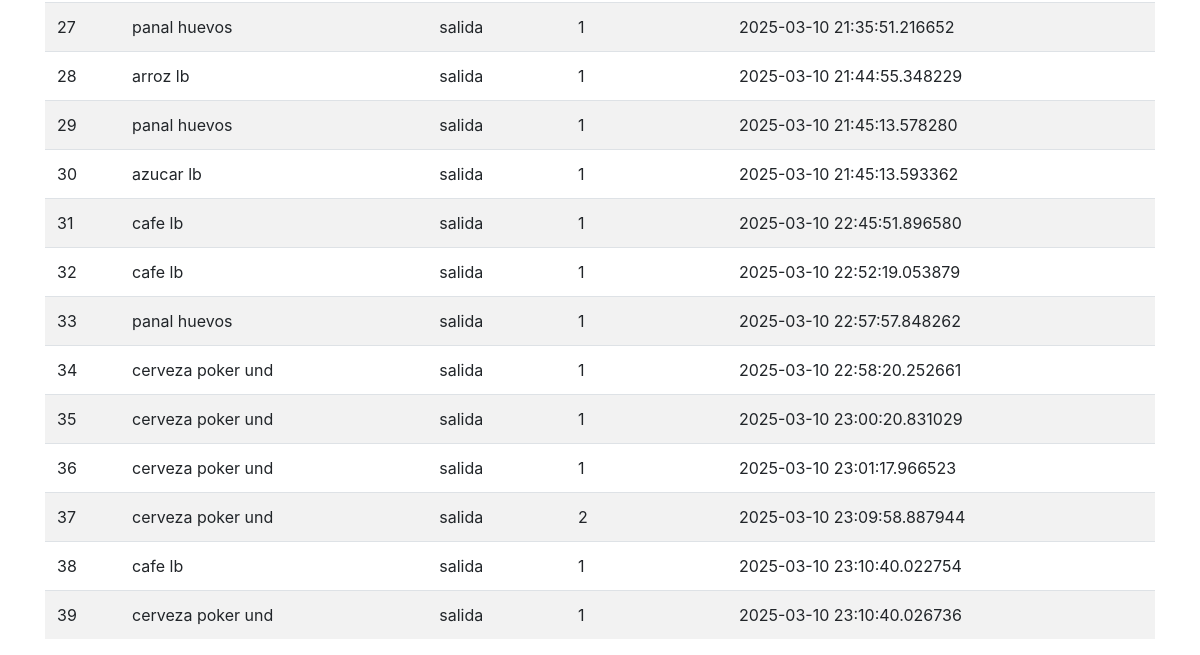
The app's page /movimientos (lower part), older data.
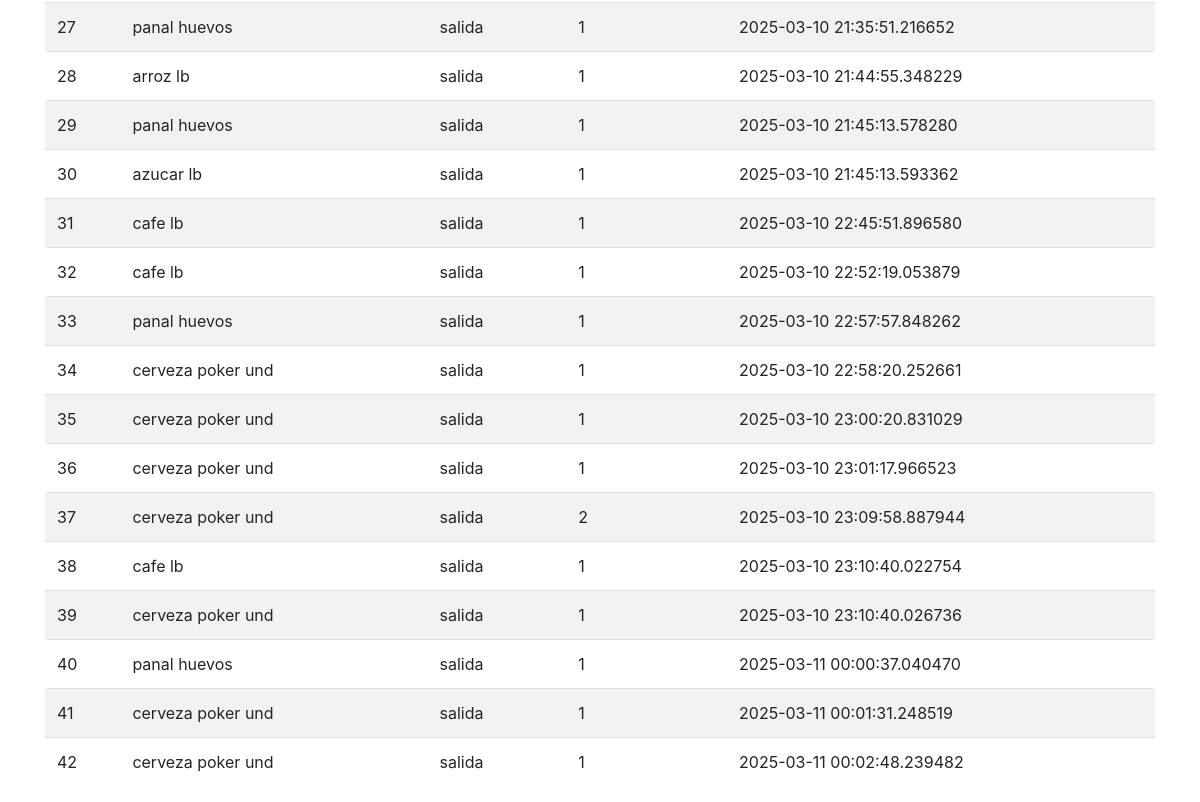
The same page, newer data.
### app.py (models this page shows)
class Producto(db.Model):
    id = db.Column(db.Integer, primary_key=True)
    nombre = db.Column(db.String(100), nullable=False)
    categoria = db.Column(db.String(100), nullable=False)
    precio_compra = db.Column(db.Float, nullable=False)
    precio_venta = db.Column(db.Float, nullable=False)
    stock_disponible = db.Column(db.Integer, nullable=False)
    proveedor = db.Column(db.String(100), nullable=False)
    umbral_alerta = db.Column(db.Integer, nullable=False, default=5)

class MovimientoInventario(db.Model):
    id = db.Column(db.Integer, primary_key=True)
    producto_id = db.Column(db.Integer, db.ForeignKey('producto.id'), nullable=False)
    producto = db.relationship('Producto', backref='movimientos', lazy=True)  # Relación con Producto
    tipo_movimiento = db.Column(db.String(10), nullable=False)  # entrada/salida
    cantidad = db.Column(db.Integer, nullable=False)
    fecha = db.Column(db.DateTime, nullable=False, default=db.func.current_timestamp())

### app.py (the view)
@app.route('/movimientos')
def movimientos():
    movimientos = MovimientoInventario.query.all()
    movimientos_con_producto = []
    for movimiento in movimientos:
        producto = Producto.query.get(movimiento.producto_id)
        movimiento_con_producto = {
            'id': movimiento.id,
            'producto_nombre': producto.nombre,
            'tipo_movimiento': movimiento.tipo_movimiento,
            'cantidad': movimiento.cantidad,
            'fecha': movimiento.fecha
        }
        movimientos_con_producto.append(movimiento_con_producto)
    return render_template('movimientos.html', movimientos=movimientos_con_producto)

### templates/movimientos.html (shortened to what this page needs)
{% extends 'index.html' %}
{% block content %}
    <table class="table table-striped">
        <tbody>
            {% for movimiento in movimientos %}
                <tr>
                    <td>{{ movimiento.id }}</td>
                    <td>{{ movimiento.producto_nombre }}</td>
                    <td>{{ movimiento.tipo_movimiento }}</td>
                    <td>{{ movimiento.cantidad }}</td>
                    <td>{{ movimiento.fecha }}</td>
                </tr>
            {% endfor %}
        </tbody>
    </table>
{% endblock %}

Row changes from the older to the newer data that the page shows:
added MovimientoInventario: tipo_movimiento "salida", fecha "2025-03-11 00:00:37.040470"
added MovimientoInventario: tipo_movimiento "salida", fecha "2025-03-11 00:01:31.248519"
added MovimientoInventario: tipo_movimiento "salida", fecha "2025-03-11 00:02:48.239482"
Text that changed along with them:
new list line: "40 1"
new list line: "panal huevos"
new list line: "41 1"
new list line: "cerveza poker und"
new list line: "42 1"
